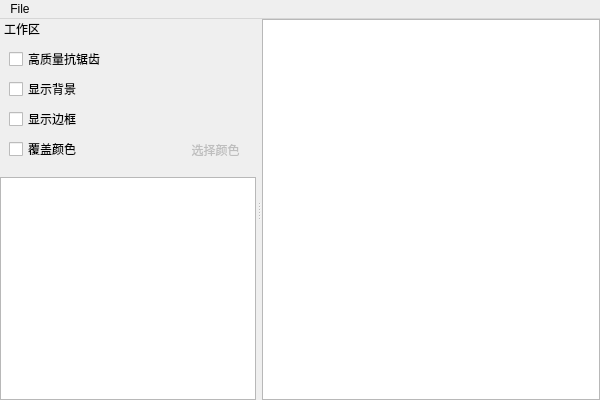
<?xml version="1.0" encoding="UTF-8"?>
<ui version="4.0">
 <class>SVGViewerClass</class>
 <widget class="QMainWindow" name="SVGViewerClass">
  <property name="geometry">
   <rect>
    <x>0</x>
    <y>0</y>
    <width>600</width>
    <height>400</height>
   </rect>
  </property>
  <property name="windowTitle">
   <string>SVGViewer</string>
  </property>
  <widget class="QWidget" name="centralWidget">
   <layout class="QVBoxLayout" name="verticalLayout_2">
    <property name="leftMargin">
     <number>0</number>
    </property>
    <property name="topMargin">
     <number>0</number>
    </property>
    <property name="rightMargin">
     <number>0</number>
    </property>
    <property name="bottomMargin">
     <number>0</number>
    </property>
    <item>
     <widget class="SvgView" name="graphicsView"/>
    </item>
   </layout>
  </widget>
  <widget class="QDockWidget" name="dockWidget">
   <property name="features">
    <set>QDockWidget::DockWidgetMovable</set>
   </property>
   <property name="windowTitle">
    <string>工作区</string>
   </property>
   <attribute name="dockWidgetArea">
    <number>1</number>
   </attribute>
   <widget class="QWidget" name="dockWidgetContents">
    <layout class="QVBoxLayout" name="verticalLayout_3">
     <property name="leftMargin">
      <number>0</number>
     </property>
     <property name="topMargin">
      <number>0</number>
     </property>
     <property name="rightMargin">
      <number>0</number>
     </property>
     <property name="bottomMargin">
      <number>0</number>
     </property>
     <item>
      <layout class="QGridLayout" name="gridLayout">
       <property name="leftMargin">
        <number>9</number>
       </property>
       <property name="topMargin">
        <number>9</number>
       </property>
       <property name="rightMargin">
        <number>9</number>
       </property>
       <property name="bottomMargin">
        <number>9</number>
       </property>
       <item row="3" column="0">
        <widget class="QCheckBox" name="colorize">
         <property name="text">
          <string>覆盖颜色</string>
         </property>
        </widget>
       </item>
       <item row="3" column="1">
        <widget class="QToolButton" name="selectColor">
         <property name="enabled">
          <bool>false</bool>
         </property>
         <property name="text">
          <string> 选择颜色</string>
         </property>
         <property name="toolButtonStyle">
          <enum>Qt::ToolButtonTextBesideIcon</enum>
         </property>
         <property name="autoRaise">
          <bool>true</bool>
         </property>
        </widget>
       </item>
       <item row="2" column="0" colspan="2">
        <widget class="QCheckBox" name="viewOutline">
         <property name="text">
          <string>显示边框</string>
         </property>
        </widget>
       </item>
       <item row="1" column="0" colspan="2">
        <widget class="QCheckBox" name="viewBackground">
         <property name="text">
          <string>显示背景</string>
         </property>
        </widget>
       </item>
       <item row="0" column="0" colspan="2">
        <widget class="QCheckBox" name="highQualityAntialiasing">
         <property name="text">
          <string>高质量抗锯齿</string>
         </property>
        </widget>
       </item>
      </layout>
     </item>
     <item>
      <widget class="QTreeView" name="treeView">
       <property name="rootIsDecorated">
        <bool>true</bool>
       </property>
      </widget>
     </item>
    </layout>
   </widget>
  </widget>
  <widget class="QMenuBar" name="menuBar">
   <property name="geometry">
    <rect>
     <x>0</x>
     <y>0</y>
     <width>600</width>
     <height>23</height>
    </rect>
   </property>
   <widget class="QMenu" name="menuFile">
    <property name="title">
     <string>File</string>
    </property>
    <addaction name="actionOpenFile"/>
    <addaction name="actionOpenFolder"/>
    <addaction name="separator"/>
    <addaction name="actionExit"/>
   </widget>
   <addaction name="menuFile"/>
  </widget>
  <action name="actionOpenFile">
   <property name="text">
    <string>Open File...</string>
   </property>
  </action>
  <action name="actionOpenFolder">
   <property name="text">
    <string>Open Folder...</string>
   </property>
  </action>
  <action name="actionExit">
   <property name="text">
    <string>Exit</string>
   </property>
  </action>
  <action name="actionSaveAs">
   <property name="text">
    <string>Save as...</string>
   </property>
  </action>
 </widget>
 <layoutdefault spacing="6" margin="11"/>
 <customwidgets>
  <customwidget>
   <class>SvgView</class>
   <extends>QGraphicsView</extends>
   <header>svgview.h</header>
  </customwidget>
 </customwidgets>
 <resources>
  <include location="SVGViewer.qrc"/>
 </resources>
 <connections>
  <connection>
   <sender>colorize</sender>
   <signal>toggled(bool)</signal>
   <receiver>selectColor</receiver>
   <slot>setEnabled(bool)</slot>
   <hints>
    <hint type="sourcelabel">
     <x>55</x>
     <y>118</y>
    </hint>
    <hint type="destinationlabel">
     <x>145</x>
     <y>118</y>
    </hint>
   </hints>
  </connection>
 </connections>
</ui>
